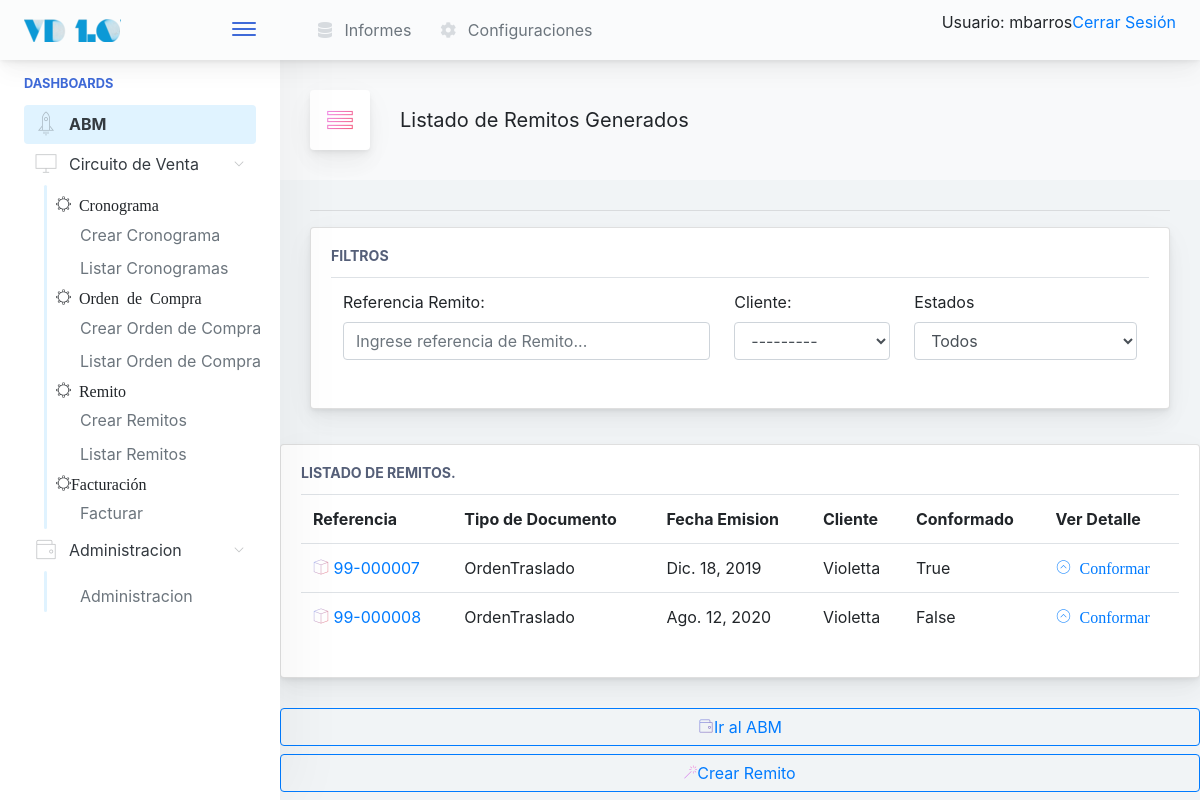
The app's page /venta/remito/listar/ (signed in), older data.
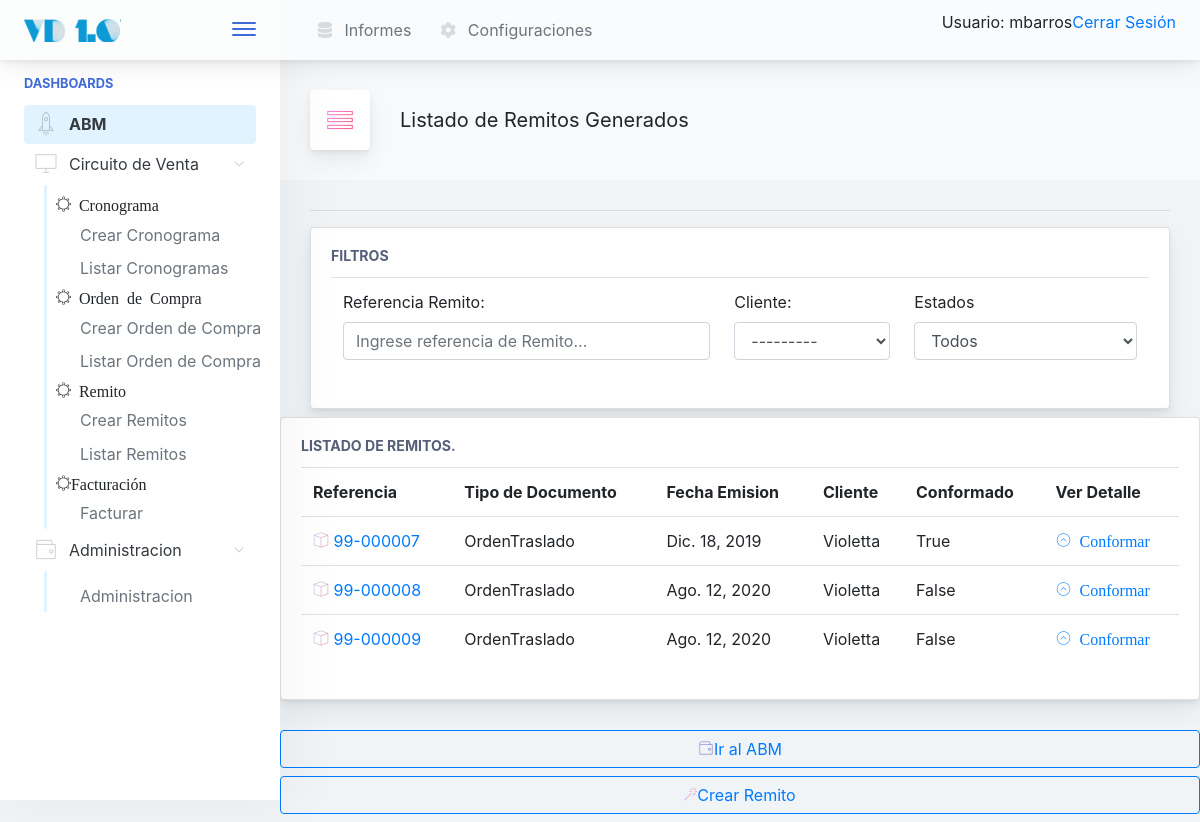
The same page, newer data.
### venta/models.py (models this page shows)
class Remito(models.Model):
        referencia_externa              = models.CharField(max_length=50, unique=True)
        cliente                                 = models.ForeignKey(Cliente, null=False, blank=False, on_delete=models.CASCADE)
        tipo_documento                  = models.CharField(max_length=50, choices=DOCUMENTOS_CHOICES, blank=False, null=False, default='Remito')
        ordencompra                     = models.ForeignKey(OrdenCompra, null=False, blank=False, on_delete=models.CASCADE)
        fecha_emision                   = models.DateField(null=True, blank=True)
        formato_de_impresion    = models.ForeignKey(FormatodeImpresion, default=1, null=False, blank=False, on_delete=models.CASCADE)
        conformado                              = models.BooleanField(default=False)
        anulado                                 = models.BooleanField(default=False)
        def __str__(self):
                return self.referencia_externa

### gral/models.py (models this page shows)
class Cliente(models.Model):
    razon_social      = models.CharField(max_length=150, unique=True)
    nombre_corto      = models.CharField(max_length=25, unique=True)
    cuit              = models.CharField(max_length=15, unique=True)
    direccion_fiscal  = models.CharField(max_length=250)
    direccion_entrega = models.CharField(max_length=250)
    condicion_iva     = models.CharField(max_length=100, blank=False, default='Responsable Inscripto')
    observaciones     = models.TextField(blank=True)
    def __str__(self):
        return self.nombre_corto

### venta/views.py (the view)
# urls.py: path('remito/listar/', RemitoListView.as_view(), name='RemitoListar'),
class RemitoListView(LoginRequiredMixin, ListView):
	model = Remito

### inicio/templates/venta/remito_list.html (shortened to what this page needs)
{% extends '../base.html' %}
{%  block cuerpo %}
<div class="app-page-title">
<div class="page-title-heading">
   <div class="page-title-icon">
                                        <i class="pe-7s-menu icon-gradient bg-ripe-malin">
                                        </i>
                                    </div>
<div>Listado de Remitos Generados</div>
                                    </div>
</div>
<hr/>
	<div class="main-card mb-2 card">
		<div class="card-body">
			<h5 class="card-title">Filtros</h5>
			<table class="table table-hover table-fixed">
				<tr>
					<td>
						<label for="filtroNombre">Referencia Remito:</label>
						<input type="text" class="form-control" id="filtroNombre"
							onkeyup="filtroNombreCliente()"
							placeholder="Ingrese referencia de Remito..." /></td>
					<td>
						<label for="clientes_select">Cliente:</label>
						<select id="clientes_select" class="form-control"
							onchange="filtroNombreCliente()">
					</td>
					<td>
						<label for="filtroEstado">Estados</label>
						<select class="form-control" id="filtroEstado"
							onchange="filtroNombreCliente()">
							<option value="*">Todos</option>
						</select>
					</td>
				</tr>
			</table>
		</div>
	</div>
</div>
    {% if object_list %}
<div class="main-card mb-3 card">
	<div class="card-body">
	<h5 class="card-title">Listado de Remitos.</h5>
		<table class="table table-hover table-fixed" id="tablaResultado">
		  <tr>
		    <th>Referencia</th>
		    <th>Tipo de Documento</th>
		    <th>Fecha Emision</th>
		    <th>Cliente</th>
			<th>Conformado</th>
		    <th>Ver Detalle</th>
		  </tr>
		      {% for remito in object_list %}
		   <tr>
		      <td>
			  <a href="{% url 'venta:RemitoDetail' pk=remito.id %}">
			  <i class="pe-7s-box2 icon-gradient bg-amy-crisp">
		        </i>
		        {{remito}}
		      </td>
		      <td>
		      	{{remito.tipo_documento}}
		      </td>
		      <td>
		        {{remito.fecha_emision }}
		      </td>
		      <td>
		        {{remito.cliente}}
		      </td>
			  <td>
		        {{remito.conformado}}
		      </td>
		      <td>
			      <a href="{% url 'venta:RemitoConformador' pk=remito.id %}">
			      	<i class="pe-7s-angle-up-circle">
			      			Conformar
			      	</i>
			      </a>
		      </td>
		    </tr>
		      {% endfor %}
		    {% else %}
		      <p>No hay registros para mostrar.</p>
		    {% endif %}
		</table>
	</div>
</div>
<a href="{% url 'inicio:abm' %}">
<button class="mb-2 mr-2 btn-transition btn btn-outline-primary btn-block">
		<i class="pe-7s-wallet icon-gradient bg-plum-plate"></i>Ir al ABM
</button>
</a>
<a href="{% url 'venta:RemitoCrear' %}">
<button class="mb-2 mr-2 btn-transition btn btn-outline-primary btn-block">
		<i class="pe-7s-magic-wand icon-gradient bg-mixed-hopes"></i>Crear Remito
</button>
</a>
{% endblock %}

### inicio/templates/base.html (shortened to what this page needs)
<!doctype html>
<html lang="es">
<head>
    {% include "./utils/base_cabecera.html" %}
</head>
<body>
    {% if user.is_authenticated %}
            <div class="app-container app-theme-white body-tabs-shadow fixed-sidebar fixed-header">
    {% else %}
        <div class="app-container app-theme-white body-tabs-shadow fixed-sidebar fixed-header closed-sidebar">
    {% endif %}
        <div class="app-header header-shadow">
            <div class="app-header__logo">
                <div class="logo-src"></div>
                <div class="header__pane ml-auto">
                    <div>
                        <button type="button" class="hamburger close-sidebar-btn hamburger--elastic" data-class="closed-sidebar">
                            <span class="hamburger-box">
                                <span class="hamburger-inner"></span>
                            </span>
                        </button>
                    </div>
                </div>
            </div>
                <div class="app-header__content">
                <div class="app-header-left">
                                               {% if user.is_authenticated %}
                    <ul class="header-menu nav">
                        <li class="nav-item">
                            <a href="javascript:void(0);" class="nav-link">
                                <i class="nav-link-icon fa fa-database"> </i>
                                Informes
                            </a>
                        </li>
                        <li class="dropdown nav-item">
                            <a href="{% url 'configuraciones:configuraciones' %}" class="nav-link">
                                <i class="nav-link-icon fa fa-cog"></i>
                                Configuraciones
                            </a>
                        </li>
                    </ul>
                 {% endif %}
                 </div>
                <div class="app-header-right">
                    <div class="header-btn-lg pr-0">
                        <div class="widget-content p-0">
                            <div class="widget-content-wrapper">
                                <div class="widget-content-left">
                                    <div class="btn-group">
    {% if user.is_authenticated %}
     <p>Usuario:  {{ user.get_username }}</p>
     <p><a href="{% url 'logout'%}?next={{request.path}}">Cerrar Sesión</a></p>
   {% else %}
     <p><a href="{% url 'login'%}?next={{request.path}}">Ingresar</a></p>
   {% endif %}
                                    </div>
                                </div>
                            </div>
                        </div>
                    </div>        </div>
            </div>
        </div>
               <div class="app-main">
                <div class="app-sidebar sidebar-shadow">
                        <div class="scrollbar-sidebar">
                        <div class="app-sidebar__inner">
                            {% if user.is_authenticated %}
                            <ul class="vertical-nav-menu">
                                <li class="app-sidebar__heading">Dashboards</li>
                                  <li>
                                     <a href="{% url 'inicio:abm' %}" class="mm-active">
                                        <i class="metismenu-icon pe-7s-rocket"></i>
                                        ABM
                                    </a>
                                </li>
                                <li>
                                    <a href="#">
                                        <i class="metismenu-icon pe-7s-monitor"></i>
                                        Circuito de Venta
                                        <i class="metismenu-state-icon pe-7s-angle-down caret-left"></i>
                                    </a>
                                    <ul>
                                    	<li><i class="pe-7s-settings">  Cronograma</i></li>
                                        <li>
                                            <a href="{% url 'venta:CronogramaCreate' %}">
                                                Crear Cronograma
                                            </a>
                                        </li>
                                         <li>
                                            <a href="{% url 'venta:CronogramaList' %}">
                                                Listar Cronogramas
                                            </a>
                                        </li>
                                    	<li><i class="pe-7s-settings">  Orden de Compra</i></li>
                                         <li>
                                            <a href="{% url 'venta:OrdenCompraCompleto' %}">
                                                Crear Orden de Compra
                                            </a>
                                        </li>
                                        <li>
                                            <a href="{% url 'venta:OrdenCompraList' %}">
                                                Listar Orden de Compra
                                            </a>
                                        </li>
                                    	<li><i class="pe-7s-settings">  Remito</i></li>
                                          <li>
                                            <a href="{% url 'venta:RemitoCrear' %}">
                                                Crear Remitos
                                            </a>
                                        </li>
                                        <li>
                                            <a href="{% url 'venta:RemitoListar' %}">
                                                Listar Remitos
                                            </a>
                                        </li>
                                        <li><i class="pe-7s-settings">Facturación</i></li>
                                                                           <li>
                                            <a href="{% url 'venta:RemitoCrear' %}">
                                                Facturar
                                            </a>
                                        </li>
                                    </ul>
                                                                    <li>
                                    <a href="#">
                                        <i class="metismenu-icon pe-7s-wallet"></i>
                                        Administracion
                                        <i class="metismenu-state-icon pe-7s-angle-down caret-left"></i>
                                    </a>
                                    <ul>
                                        <li>
                                            <a href="{% url 'admin:index' %}">
                                                Administracion
                                            </a>
                                        </li>
                                        </ul>
                                </li>
                            </ul>
                            {% endif %}
                        </div>
                    </div>
                </div>    <div class="app-main__outer">
                <div class="app-main__inner">
                                            {% if user.is_authenticated %}
			{% block cuerpo %}
			{% endblock %}
			{% else %}
			{% block sesion%}
			{% endblock %}
			{% endif %}
			</div>
    </div>
        </div>
</body>
</html>

### inicio/templates/utils/base_cabecera.html (shortened to what this page needs)
{% load static %}
<link href="{% static 'css/main.css'%}" rel="stylesheet"></head>
<link rel="stylesheet" href="https://ajax.googleapis.com/ajax/libs/jqueryui/1.12.1/themes/smoothness/jquery-ui.css">
<link rel="stylesheet" href="https://stackpath.bootstrapcdn.com/bootstrap/4.3.1/css/bootstrap.min.css">

### inicio/templates/utils/base_pie.html (shortened to what this page needs)
{% load static %}

Row changes from the older to the newer data that the page shows:
added Remito: referencia_externa "99-000009", tipo_documento "OrdenTraslado", fecha_emision "Ago. 12, 2020", cliente "Violetta", conformado "False"
